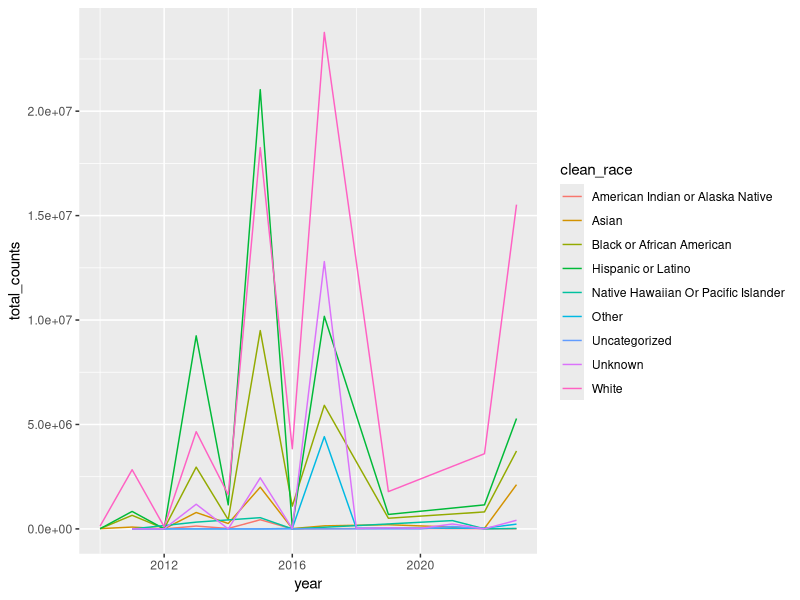
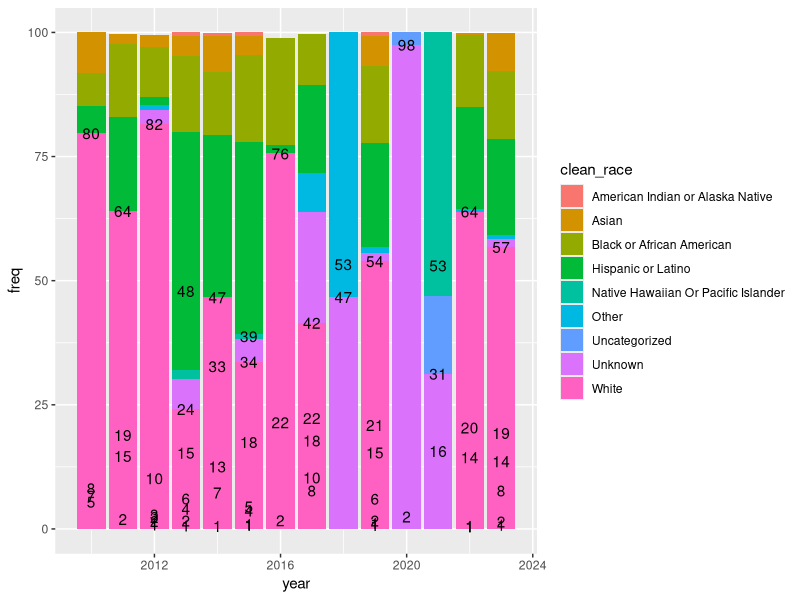
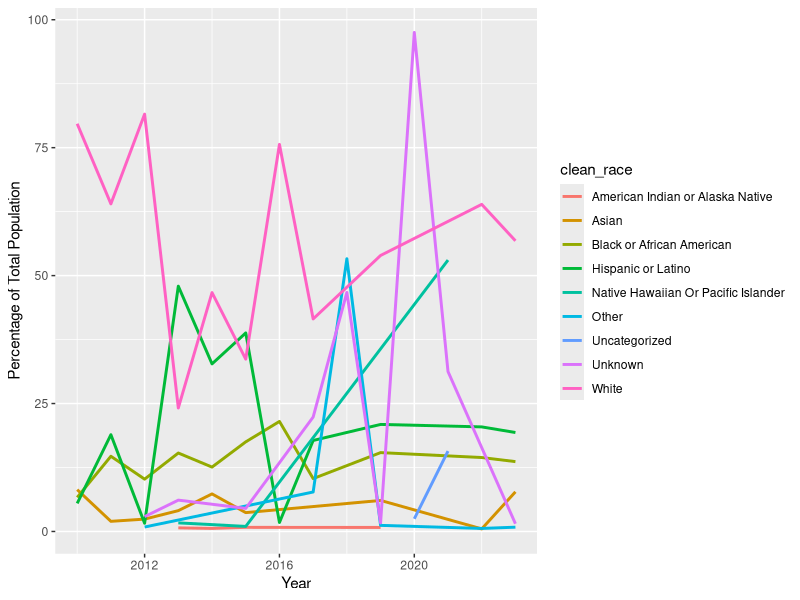
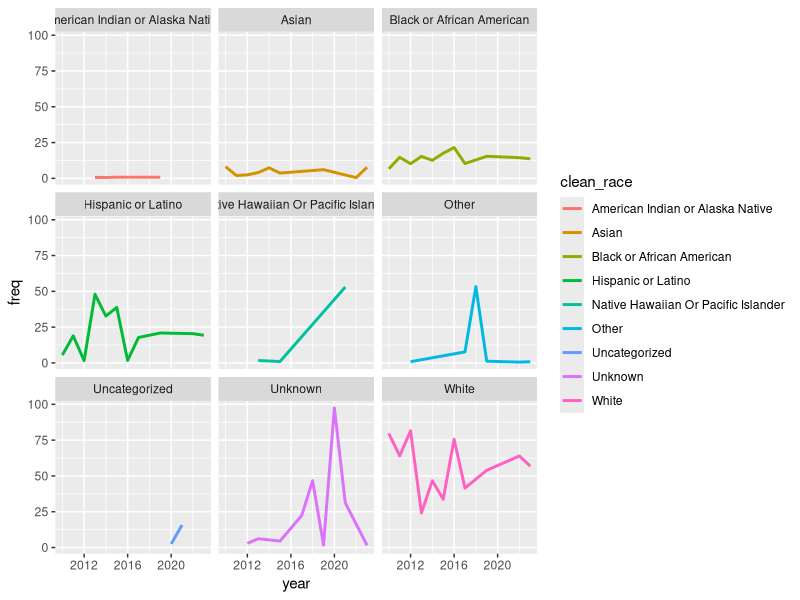
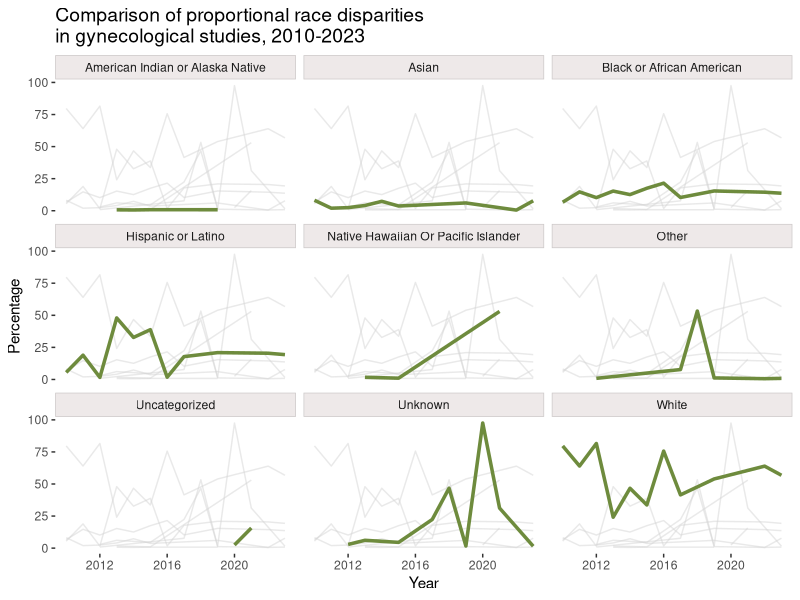
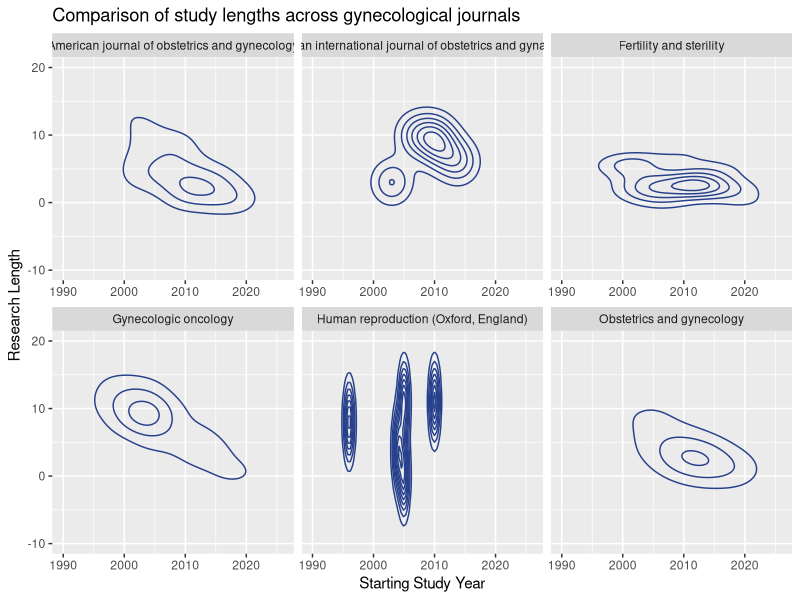

The R script that drew these images, in order:
## ---- chunk 1
library(tidyverse)
articles <- read_csv('../data/article_dat.csv')
## ---- chunk 2

white <- c(
  "WHITE" = "White",
  "HISPANIC WHITE" = "White",
  "EUROPEAN AMERICAN" = "White",
  "CAUCASIAN OR WHITE" = "White",
  "WHITE, NON-HISPANIC" = "White",
  "CAUCASIAN" = "White",
  "NON-HISPANIC WHITE" = "White",
  "NH WHITE" = "White",
  "NON-HISPANIC WHITE AND ADDITIONAL RACE AND ETHNICITIES" = "White",
  "WHITE/CAUCASIAN"="White",
  "NON HISPANIC WHITES"="White",
  "CAUCASIANS"="White",
  "WHITE - NOT HISPANIC OR LATINO",
  "WHITE (NON-HISPANIC)"="White",
  "WHITE NON-HISPANIC"="White",
  "WHITE DONOR / WHITE RECIPIENT"="White",
  "U.S.-BORN, NON-HISPANIC WHITE;"="White",
  "NON-HISPANIC, WHITE"="White",
  "WHITE (OR CAUCASIAN)"="White",
  "WHITES"="White",
  "WHITE-NON-HISPANIC"="White",
  "NON-LATINA WHITE"="White",
  "WHITE OR CAUCASIAN"="White",
  "WHITE - NOT HISPANIC OR LATINO"="White",
  "NON HISPANIC WHITE"="White"

)

black <- c(
  "BLACK" = "Black or African American",
  "NON-HISPANIC BLACK" = "Black or African American",
  "AFRICAN AMERICAN" = "Black or African American",
  "BLACK/AFRICAN AMERICAN" = "Black or African American",
  "BLACK, NON-HISPANIC" = "Black or African American",
  "BLACK NON-HISPANIC" = "Black or African American",
  "BLACK OR AFRICAN AMERICAN" = "Black or African American",
  "AFRICAN AMERICANS" = "Black or African American",
  "AFRICAN-AMERICAN" = "Black or African American",
  "AFRICAN AMERICAN/BLACK" = "Black or African American",
  "U.S.-BORN, NON-HISPANIC BLACK" = "Black or African American",
  "NON-HISPANIC, BLACK" = "Black or African American",
  "BLACKS" = "Black or African American",
  "BLACK (NON-HISPANIC)" = "Black or African American",
  "NONBLACK" = "Black or African American",
  "AFRICAN AMERICAN OR BLACK" = "Black or African American",
  "BLACK DONOR / BLACK RECIPIENT" = "Black or African American",
  "BLACK DONOR / NONBLACK RECIPIENT" = "Black or African American",
  "AFRICAN AMERICAN, NON-HISPANIC" = "Black or African American",
  "AFRICAN-AMERICAN, NON-HISPANIC" = "Black or African American",
  "NON-HISPANIC BLACK/AFRICAN AMERICAN" = "Black or African American"
)

hispanic <- c(
  "HISPANIC" = "Hispanic or Latino",
  "HISPANIC WHITES" = "Hispanic or Latino",
  "HISPANIC/LATINA" = "Hispanic or Latino",
  "LATINA/HISPANIC" = "Hispanic or Latino",
  "US-BORN HISPANIC" = "Hispanic or Latino",
  "OTHER HISPANIC" = "Hispanic or Latino",
  "LATINA" = "Hispanic or Latino",
  "HISPANIC OR LATINO"="Hispanic or Latino",
  "LATINO"="Hispanic or Latino",
  "LATINO AMERICAN"="Hispanic or Latino",
  "HISPANIC OR LATINA"="Hispanic or Latino",
  "HISPANIC OR LATINO"="Hispanic or Latino",
  "HISPANIC (OF ANY RACE)"="Hispanic or Latino",
  "HISPANIC, SPANISH-SPEAKING"="Hispanic or Latino",
  "LATINA WHITE"="Hispanic or Latino",
  "FOREIGN-BORN HISPANIC"="Hispanic or Latino",
  "HISPANIC, NOT OTHERWISE SPECIFIED"="Hispanic or Latino",
  "HISPANIC DONOR / HISPANIC RECIPIENT"="Hispanic or Latino",
  "HISPANIC/LATINX"="Hispanic or Latino",
  "HISPANIC/LATINO/A"="Hispanic or Latino",
  "HISPANIC DONOR / NON-HISPANIC RECIPIENT"="Hispanic or Latino",
  "HISPANIC, ENGLISH-SPEAKING"="Hispanic or Latino",
  "HISPANIC AMERICAN"="Hispanic or Latino",
  "HISPANIC, LATINA"="Hispanic or Latino",
  "HISPANIC, ENGLISH-SPEAKING"="Hispanic or Latino",
  "HISPANIC OR LATINX"="Hispanic or Latino",
  "LATINA (SPANISH SPEAKING)"="Hispanic or Latino",
  "LATINA (ENGLISH-SPEAKING)"="Hispanic or Latino",
  "HISPANIC/LATINO"="Hispanic or Latino"
)

asian <- c(
  "ASIAN" = "Asian",
  "ASIAN AMERICAN" = "Asian",
  "NON-HISPANIC ASIAN" = "Asian",
  "ASIAN/PACIFIC ISLANDER" = "Asian",
  "ASIAN OR PACIFIC ISLANDER" = "Asian",
  "ASIAN/PACIFIC" = "Asian",
  "NON-HISPANIC ASIAN OR PACIFIC ISLANDER" = "Asian",
  "CHINESE"="Asian",
"NON-HISPANIC, ASIAN" = "Asian",
"ASIAN DONOR / NON-ASIAN RECIPIENT" = "Asian",
"ASIAN DONOR / ASIAN RECIPIENT" = "Asian",
"SOUTH ASIAN" = "Asian",
"ASIAN AND OTHER" = "Asian",
"ASIAN OR ASIAN AMERICAN" = "Asian",
"ASIAN/NHOPI" = "Asian",
"ASIAN, NON-HISPANIC" = "Asian",
"ASIAN AMERICAN AND PACIFIC ISLANDER" = "Asian",
"ASIAN/ASIAN AMERICAN" = "Asian"

)

aian <- c(
"AMERICAN INDIAN/ALASKA NATIVE" = "American Indian or Alaska Native",
"NON-HISPANIC AMERICAN INDIAN/ALASKA NATIVE" = "American Indian or Alaska Native",
"NON-HISPANIC NATIVE AMERICAN" = "American Indian or Alaska Native",
"AMERICAN INDIAN/ALASKA NATIVE" = "American Indian or Alaska Native",
"AMERICAN INDIAN/ALASKAN" = "American Indian or Alaska Native",
  "AMERICAN INDIAN, ALASKA NATIVE, AND NATIVE HAWAIIAN" = "American Indian or Alaska Native",
  "AMERICAN INDIAN OR ALASKA NATIVE" = "American Indian or Alaska Native",
  "AMERICAN INDIAN OR ALASKA NATIVE, NON-HISPANIC" = "American Indian or Alaska Native",
  "NATIVE AMERICAN" = "American Indian or Alaska Native",
  "NON-HISPANIC AMERICAN INDIAN" = "American Indian or Alaska Native",
  "INDIGENOUS AMERICAN" = "American Indian or Alaska Native",
  "AMERICAN INDIAN/ALASKAN NATIVE"="American Indian or Alaska Native",
  "AMERICAN INDIAN/ALASKA NATIVE"="American Indian or Alaska Native",
"INDIAN AMERICAN"="American Indian or Alaska Native",
"NATIVE AMERICAN OR ALASKAN NATIVE"="American Indian or Alaska Native"
)

other_unk <- c(
  "AMERICAN INDIAN"= "Other",
  "ALASKAN NATIVE"= "Other",
  "NON-HISPANIC AMERICAN INDIAN OR ALASKA NATIVE" = "Other",
  "AMERICAN INDIAN OR ALASKAN" = "Other",
  "INDIGENOUS" = "Other",
  "OTHER" = "Other",
  "OTHER RACE" = "Other",
  "OTHERS"="Other",
  "OTHER/UNKNOWN"="Other",
  "WHITE DONOR / NONWHITE RECIPIENT" = "Other",
  "NON WHITE" = "Other",
  "NON WHITE RACE" = "Other",
  "NON-WHITE" = "Other",
  "NON-BLACK" = "Other",
  "HBNO (HISPANIC, BLACK, NATIVE AMERICAN/ALASKAN AND OTHER)" = "Other",
  "NON-HISPANIC OTHER" = "Other",
  "NON-HISPANIC OTHER RACE" = "Other",
  "NON-HISPANIC, ALL OTHERS" = "Other",
  "OTHER OR MULTIPLE RACES, NON-HISPANIC" = "Other",
  "HISPANIC ETHNICITY" = "Other",
  "MULTIRACIAL" = "Other",
  "ADDITIONAL RACES AND ETHNICITIES OR MIXED" = "Other",
  "MULTIPLE OR OTHER" = "Other",
  "TWO OR MORE RACES" = "Other",
  "NON-HISPANIC OTHER-MULTI-RACE" = "Other",
  "OTHER OR MISSING" = "Other",
  "OTHER, MIXED, UNKNOWN" = "Other",
  "SOMALIA-BORN" = "Other",
  "AFRICAN-BORN BLACK" = "Other",
  "OTHER MINORITY" = "Other",
  "OTHER/MULTIRACIAL" = "Other",
  "MEXICAN/AMERICAN" = "Other",
  "OTHER RACES OR ETHNICITY" = "Other",
  "MULTIRACIAL OR OTHER" = "Other",
  "OTHER RACE-ETHNICITY" = "Other",

  "UNKNOWN"="Unknown",
  "NOT IDENTIFIED"="Unknown",
  "OTHER OR UNKNOWN"="Unknown",
  "OTHER OR ASIAN"="Unknown",
  "MULTIRACIAL"="Unknown",
  "MISSING"="Unknown",
  "OTHER/UNKNOWN"="Unknown",
  "MORE THAN ONE RACE"="Unknown",
"MULTIPLE RACES"="Unknown",
"NOT IDENTIFIED"="Unknown",
"UNKNOWN OR MISSING"="Unknown",
"NONE OF THE ABOVE"="Unknown",
"UNABLE TO DETERMINE"="Unknown",
"DECLINED OR UNKNOWN"="Unknown",
"NATIVE AMERICAN OR UNKNOWN"="Unknown",
"UNKNOWN/OTHER"="Unknown",
"OTHER/NOS/UNKNOWN"="Unknown",
  "OTHER/MISSING"="Unknown",
"ALL OTHER/UNKNOWN OR MISSING"="Unknown",
"RECIPIENTS MISSING RACE/ETHNICITY"="Unknown",
"UNAVAILABLE"="Unknown",
"OTHERS OR UNKNOWN"="Unknown",
"NONE OF THE ABOVE, MULTIPLE, OR UNKNOWN"="Unknown",
"DECLINED OR UNAVAILABLE"="Unknown",
"NONE OF THE ABOVE, NON-HISPANIC"="Unknown",
"UNKNOWN/NOT DOCUMENTED"="Unknown",
"ITEM MISSED OR SKIPPED"="Unknown",
"OTHER, MIXED, OR UNKNOWN"="Unknown"
)

nhpi <- c(
  "HAWAIIAN"="Native Hawaiian Or Pacific Islander",
"PACIFIC ISLANDER/HAWAIIAN"="Native Hawaiian Or Pacific Islander",
"NATIVE HAWAIIAN"="Native Hawaiian Or Pacific Islander",
"PACIFIC ISLANDER"="Native Hawaiian Or Pacific Islander",
"NON-HISPANIC ASIAN/PACIFIC ISLANDER"="Native Hawaiian Or Pacific Islander",
"NONHISPANIC ASIAN OR PACIFIC ISLANDER"="Native Hawaiian Or Pacific Islander",
"NATIVE HAWAIIAN OR OTHER PACIFIC ISLANDER"="Native Hawaiian Or Pacific Islander",
"NATIVE HAWAIIAN OR OTHER PACIFIC ISLANDER, NON-HISPANIC"="Native Hawaiian Or Pacific Islander",
"HAWAIIAN/PACIFIC ISLANDER"="Native Hawaiian Or Pacific Islander",
"NON-HISPANIC ASIAN AND PACIFIC ISLANDER"="Native Hawaiian Or Pacific Islander",
"NATIVE HAWAIIAN OR PACIFIC ISLANDER"="Native Hawaiian Or Pacific Islander",
"NATIVE HAWAIIAN/PACIFIC ISLANDER"="Native Hawaiian Or Pacific Islander",

"URM (BLACK, HISPANIC, NATIVE AMERICAN/ALASKAN, ASIAN/PACIFIC ISLANDER, AND OTHER)"="Uncategorized",
"WHITE/OTHER"="Uncategorized",
"SOUTH AND CENTRAL AMERICAN"="Uncategorized",
"PUERTO RICAN"="Uncategorized",
"MEXICAN"="Uncategorized",
"CUBAN"="Uncategorized",
"NONWHITE"="Uncategorized",
"NH OTHER"="Uncategorized",
"NON-HISPANIC, NONE OF THE ABOVE"="Uncategorized",
"NON-HISPANIC MIXED"="Uncategorized",
"AMERICAN INDIAN, ALASKA NATIVE, OR OTHER"="Uncategorized",
"ASIAN, NATIVE HAWAIIAN, OR PACIFIC ISLANDER"="Uncategorized",
"NATIVE"="Uncategorized",
"NH BLACK"="Uncategorized",
"OTHER (ASIAN, PACIFIC ISLANDER, NATIVE AMERICAN, MIXED OR OTHER)"="Uncategorized",
"NON AFRICAN AMERICAN"="Uncategorized",
"NON-AFRICAN AMERICAN"="Uncategorized",
"EUROPEAN AMERICANS"="Uncategorized",
"MINORITY"="Uncategorized"
)


race_mapping <- c(
  white,
  black,
  hispanic,
  asian,
  aian,
  other_unk,
  nhpi
)
race_columns <- c("race1", "race2", "race3", "race4", "race5", "race6", "race7", "race8")

# articles <- articles |>
#   mutate(clean_race = race_mapping[as.character(original_race_column)])

unique_race_values <- articles |>
  pivot_longer(cols = all_of(race_columns), names_to="race_column", values_to = "race_cleansed") |>
  mutate(race_cleansed=toupper(race_cleansed))

urvs <- unique_race_values[["race_cleansed"]]


## ---- chunk 3
unique_race_values <- unique_race_values |>
   mutate(clean_race = race_mapping[as.character(race_cleansed)])


missing <- unique_race_values[!is.na(unique_race_values$race_cleansed) & is.na(unique_race_values$clean_race),] |> select(race_cleansed)

## ---- chunk 4

endingcleansed <- unique_race_values |> 
  rowwise() |>
    mutate(race_value = cur_data()[[paste0(race_column, "_ss")]]) 
## ---- chunk 5
data <- endingcleansed |> select(clean_race, race_value, journal, year) |> 
  filter(!is.na(clean_race) | !is.na(race_value))


aggregated_values <- data |> group_by(year, clean_race) |> summarise(
  total_counts = sum(race_value)
)

# we find that some values = -99, initial journal incorrect inputs

aggregated_values <- aggregated_values |> ungroup() |> filter(total_counts != -99)
## ---- chunk 6

ggplot(aggregated_values, aes(x=year, y=total_counts, color=clean_race)) +
         geom_line()
## ---- chunk 7
proportions <- aggregated_values |> 
  group_by(year, clean_race) |> 
  summarise(n = sum(total_counts)) |>
  mutate(freq = (n / sum(n)) * 100)
## ---- chunk 8
proportions <- proportions |> filter(round(freq, 0) > 0)
ggplot(proportions, aes(x=year, y=freq, fill=clean_race)) +
         geom_col() + geom_text(aes(label=round(freq, 0)))


## ---- chunk 9
# set width of code output
options(width = 65)
library(ggplot2)
library(scales)



# set figure parameters for knitr
knitr::opts_chunk$set(
  fig.width = 7,        # 7" width
  fig.asp = 0.618,      # the golden ratio
  fig.retina = 3,       # dpi multiplier for displaying HTML output on retina
  fig.align = "center", # center align figures
  dpi = 300             # higher dpi, sharper image
)

ggplot(proportions, aes(x=year, y=freq, color=clean_race)) +
         geom_path(linewidth=1) + 
  labs(
    x="Year", y="Percentage of Total Population"
  ) 


## ---- chunk 10
ggplot(proportions, aes(x=year, y=freq, color=clean_race)) +
         geom_path(linewidth=1) + 
  facet_wrap(vars(clean_race))
## ---- chunk 11
tmp <- proportions %>%
  mutate(race2=clean_race)

tmp %>%
  ggplot( aes(x=year, y=freq)) +
    geom_line( data=tmp %>% select(-clean_race), aes(group=race2), color="lightgrey", size=0.5, alpha=0.5) +
    geom_line( aes(color=clean_race), color="darkolivegreen4", size=1.2 )+
    theme(
      legend.position="none",
      plot.title = element_text(size=14),
      panel.grid = element_blank()
    ) +
    facet_wrap(~clean_race) + 
  theme(
    panel.background=element_blank(),
    strip.background=element_rect(fill="snow2", color="snow3"),
    strip.clip="on"
  ) + 
  labs(
    title = "Comparison of proportional race disparities \nin gynecological studies, 2010-2023",
    y="Percentage", x="Year"
  )

# ref https://www.data-to-viz.com/caveat/spaghetti.html
## ---- chunk 12
# comparison of study length 

article_lengths <- articles[c('study_year_start', 'study_year_end', 'journal')] |> 
  mutate(research_length = study_year_end - study_year_start) |>
  filter(!is.na(study_year_start) &
           study_year_start > 0 & study_year_end > 0 )

article_lengths_aggregated <- article_lengths |> 
  group_by(journal, study_year_start) |> summarise(
  mean = mean(research_length, rm.na=TRUE)
) |> filter(!is.na(study_year_start) & mean != 99 & abs(study_year_start) != 99 & 
              mean > 0)
## ---- chunk 13
ggplot(article_lengths, aes(x=study_year_start, y=research_length, )) + 
  stat_density_2d(color="royalblue4") + 
  xlim(1990, 2026) + 
  ylim(-10, 20) + 
  facet_wrap(~journal, scales="free_x") + 
  labs(x="Starting Study Year", y="Research Length",
       title="Comparison of study lengths across gynecological journals")
  
